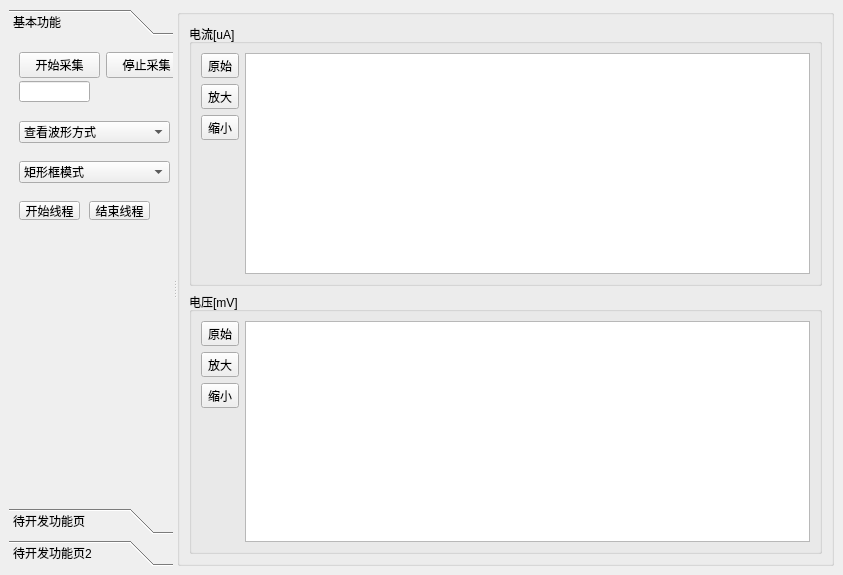
<?xml version="1.0" encoding="UTF-8"?>
<ui version="4.0">
 <class>MainWindow</class>
 <widget class="QMainWindow" name="MainWindow">
  <property name="geometry">
   <rect>
    <x>0</x>
    <y>0</y>
    <width>843</width>
    <height>575</height>
   </rect>
  </property>
  <property name="windowTitle">
   <string>MainWindow</string>
  </property>
  <widget class="QWidget" name="centralwidget">
   <property name="sizePolicy">
    <sizepolicy hsizetype="Preferred" vsizetype="Preferred">
     <horstretch>0</horstretch>
     <verstretch>0</verstretch>
    </sizepolicy>
   </property>
   <layout class="QHBoxLayout" name="horizontalLayout">
    <item>
     <widget class="QSplitter" name="splitter">
      <property name="orientation">
       <enum>Qt::Horizontal</enum>
      </property>
      <widget class="QToolBox" name="toolBox">
       <property name="maximumSize">
        <size>
         <width>200</width>
         <height>16777215</height>
        </size>
       </property>
       <property name="currentIndex">
        <number>0</number>
       </property>
       <widget class="QWidget" name="currentOption">
        <property name="geometry">
         <rect>
          <x>0</x>
          <y>0</y>
          <width>160</width>
          <height>479</height>
         </rect>
        </property>
        <attribute name="label">
         <string>基本功能</string>
        </attribute>
        <widget class="QLineEdit" name="ad">
         <property name="geometry">
          <rect>
           <x>10</x>
           <y>40</y>
           <width>71</width>
           <height>21</height>
          </rect>
         </property>
        </widget>
        <widget class="QComboBox" name="comboDragMode">
         <property name="geometry">
          <rect>
           <x>10</x>
           <y>80</y>
           <width>151</width>
           <height>22</height>
          </rect>
         </property>
         <item>
          <property name="text">
           <string>查看波形方式</string>
          </property>
         </item>
         <item>
          <property name="text">
           <string>手动拖拽</string>
          </property>
         </item>
         <item>
          <property name="text">
           <string>框选矩形区域</string>
          </property>
         </item>
        </widget>
        <widget class="QComboBox" name="comboRubberBand">
         <property name="geometry">
          <rect>
           <x>10</x>
           <y>120</y>
           <width>151</width>
           <height>22</height>
          </rect>
         </property>
         <item>
          <property name="text">
           <string>矩形框模式</string>
          </property>
         </item>
         <item>
          <property name="text">
           <string>垂直放大</string>
          </property>
         </item>
         <item>
          <property name="text">
           <string>水平放大</string>
          </property>
         </item>
         <item>
          <property name="text">
           <string>矩形框放大</string>
          </property>
         </item>
        </widget>
        <widget class="QWidget" name="layoutWidget">
         <property name="geometry">
          <rect>
           <x>10</x>
           <y>10</y>
           <width>168</width>
           <height>28</height>
          </rect>
         </property>
         <layout class="QHBoxLayout" name="horizontalLayout_4">
          <item>
           <widget class="QPushButton" name="beginButton">
            <property name="text">
             <string>开始采集</string>
            </property>
           </widget>
          </item>
          <item>
           <widget class="QPushButton" name="beginButton_2">
            <property name="text">
             <string>停止采集</string>
            </property>
           </widget>
          </item>
         </layout>
        </widget>
        <widget class="QToolButton" name="Thread_Run">
         <property name="geometry">
          <rect>
           <x>10</x>
           <y>160</y>
           <width>61</width>
           <height>19</height>
          </rect>
         </property>
         <property name="text">
          <string>开始线程</string>
         </property>
        </widget>
        <widget class="QToolButton" name="Thread_Quit">
         <property name="geometry">
          <rect>
           <x>80</x>
           <y>160</y>
           <width>61</width>
           <height>19</height>
          </rect>
         </property>
         <property name="text">
          <string>结束线程</string>
         </property>
        </widget>
       </widget>
       <widget class="QWidget" name="finalBandwidth">
        <property name="geometry">
         <rect>
          <x>0</x>
          <y>0</y>
          <width>160</width>
          <height>479</height>
         </rect>
        </property>
        <attribute name="label">
         <string>待开发功能页</string>
        </attribute>
        <widget class="QPushButton" name="pushButton">
         <property name="geometry">
          <rect>
           <x>10</x>
           <y>20</y>
           <width>80</width>
           <height>20</height>
          </rect>
         </property>
         <property name="text">
          <string>PushButton</string>
         </property>
        </widget>
       </widget>
       <widget class="QWidget" name="samplingRate">
        <property name="geometry">
         <rect>
          <x>0</x>
          <y>0</y>
          <width>160</width>
          <height>479</height>
         </rect>
        </property>
        <attribute name="label">
         <string>待开发功能页2</string>
        </attribute>
        <widget class="QPushButton" name="pushButton_2">
         <property name="geometry">
          <rect>
           <x>10</x>
           <y>10</y>
           <width>80</width>
           <height>20</height>
          </rect>
         </property>
         <property name="text">
          <string>PushButton</string>
         </property>
        </widget>
       </widget>
      </widget>
      <widget class="QGroupBox" name="groupBox">
       <property name="title">
        <string/>
       </property>
       <layout class="QVBoxLayout" name="verticalLayout_3">
        <item>
         <widget class="QGroupBox" name="groupBox_2">
          <property name="title">
           <string>电流[uA]</string>
          </property>
          <layout class="QHBoxLayout" name="horizontalLayout_2">
           <item>
            <layout class="QVBoxLayout" name="verticalLayout">
             <item>
              <widget class="QToolButton" name="originaiButton">
               <property name="text">
                <string>原始</string>
               </property>
              </widget>
             </item>
             <item>
              <widget class="QToolButton" name="zoomButton">
               <property name="text">
                <string>放大</string>
               </property>
              </widget>
             </item>
             <item>
              <widget class="QToolButton" name="shrinkButton">
               <property name="text">
                <string>缩小</string>
               </property>
              </widget>
             </item>
             <item>
              <spacer name="verticalSpacer">
               <property name="orientation">
                <enum>Qt::Vertical</enum>
               </property>
               <property name="sizeHint" stdset="0">
                <size>
                 <width>20</width>
                 <height>40</height>
                </size>
               </property>
              </spacer>
             </item>
            </layout>
           </item>
           <item>
            <widget class="TChartView" name="chartView"/>
           </item>
          </layout>
         </widget>
        </item>
        <item>
         <widget class="QGroupBox" name="groupBox_3">
          <property name="title">
           <string>电压[mV]</string>
          </property>
          <layout class="QHBoxLayout" name="horizontalLayout_3">
           <item>
            <layout class="QVBoxLayout" name="verticalLayout_2">
             <item>
              <widget class="QToolButton" name="originaiButton2">
               <property name="text">
                <string>原始</string>
               </property>
              </widget>
             </item>
             <item>
              <widget class="QToolButton" name="zoomButton2">
               <property name="text">
                <string>放大</string>
               </property>
              </widget>
             </item>
             <item>
              <widget class="QToolButton" name="shrinkButton2">
               <property name="text">
                <string>缩小</string>
               </property>
              </widget>
             </item>
             <item>
              <spacer name="verticalSpacer_2">
               <property name="orientation">
                <enum>Qt::Vertical</enum>
               </property>
               <property name="sizeHint" stdset="0">
                <size>
                 <width>20</width>
                 <height>40</height>
                </size>
               </property>
              </spacer>
             </item>
            </layout>
           </item>
           <item>
            <widget class="TChartView" name="chartView2"/>
           </item>
          </layout>
         </widget>
        </item>
       </layout>
      </widget>
     </widget>
    </item>
   </layout>
  </widget>
  <action name="actZoomReset">
   <property name="icon">
    <iconset resource="res.qrc">
     <normaloff>:/images/icons/414.bmp</normaloff>:/images/icons/414.bmp</iconset>
   </property>
   <property name="text">
    <string>原始大小</string>
   </property>
   <property name="toolTip">
    <string>原始大小</string>
   </property>
  </action>
  <action name="actZoomIn">
   <property name="icon">
    <iconset resource="res.qrc">
     <normaloff>:/images/icons/418.bmp</normaloff>:/images/icons/418.bmp</iconset>
   </property>
   <property name="text">
    <string>放大</string>
   </property>
   <property name="toolTip">
    <string>放大</string>
   </property>
  </action>
  <action name="actZoomcut">
   <property name="icon">
    <iconset resource="res.qrc">
     <normaloff>:/images/icons/416.bmp</normaloff>:/images/icons/416.bmp</iconset>
   </property>
   <property name="text">
    <string>缩小</string>
   </property>
   <property name="toolTip">
    <string>缩小</string>
   </property>
  </action>
  <action name="actZoomReset2">
   <property name="icon">
    <iconset resource="res.qrc">
     <normaloff>:/images/icons/414.bmp</normaloff>:/images/icons/414.bmp</iconset>
   </property>
   <property name="text">
    <string>电压图原始大小</string>
   </property>
  </action>
  <action name="actZoomIn2">
   <property name="icon">
    <iconset resource="res.qrc">
     <normaloff>:/images/icons/418.bmp</normaloff>:/images/icons/418.bmp</iconset>
   </property>
   <property name="text">
    <string>电压图放大</string>
   </property>
  </action>
  <action name="actZoomcut2">
   <property name="icon">
    <iconset resource="res.qrc">
     <normaloff>:/images/icons/416.bmp</normaloff>:/images/icons/416.bmp</iconset>
   </property>
   <property name="text">
    <string>电压图缩小</string>
   </property>
  </action>
  <action name="actThread_Run">
   <property name="icon">
    <iconset resource="res.qrc">
     <normaloff>:/images/icons/play24.png</normaloff>:/images/icons/play24.png</iconset>
   </property>
   <property name="text">
    <string>启动线程</string>
   </property>
   <property name="toolTip">
    <string>启动线程运行</string>
   </property>
  </action>
  <action name="actThread_Quit">
   <property name="icon">
    <iconset resource="res.qrc">
     <normaloff>:/images/icons/pause24.png</normaloff>:/images/icons/pause24.png</iconset>
   </property>
   <property name="text">
    <string>结束线程</string>
   </property>
   <property name="toolTip">
    <string>结束线程运行</string>
   </property>
  </action>
 </widget>
 <customwidgets>
  <customwidget>
   <class>TChartView</class>
   <extends>QGraphicsView</extends>
   <header location="global">tchartview.h</header>
  </customwidget>
 </customwidgets>
 <resources>
  <include location="res.qrc"/>
 </resources>
 <connections/>
</ui>
